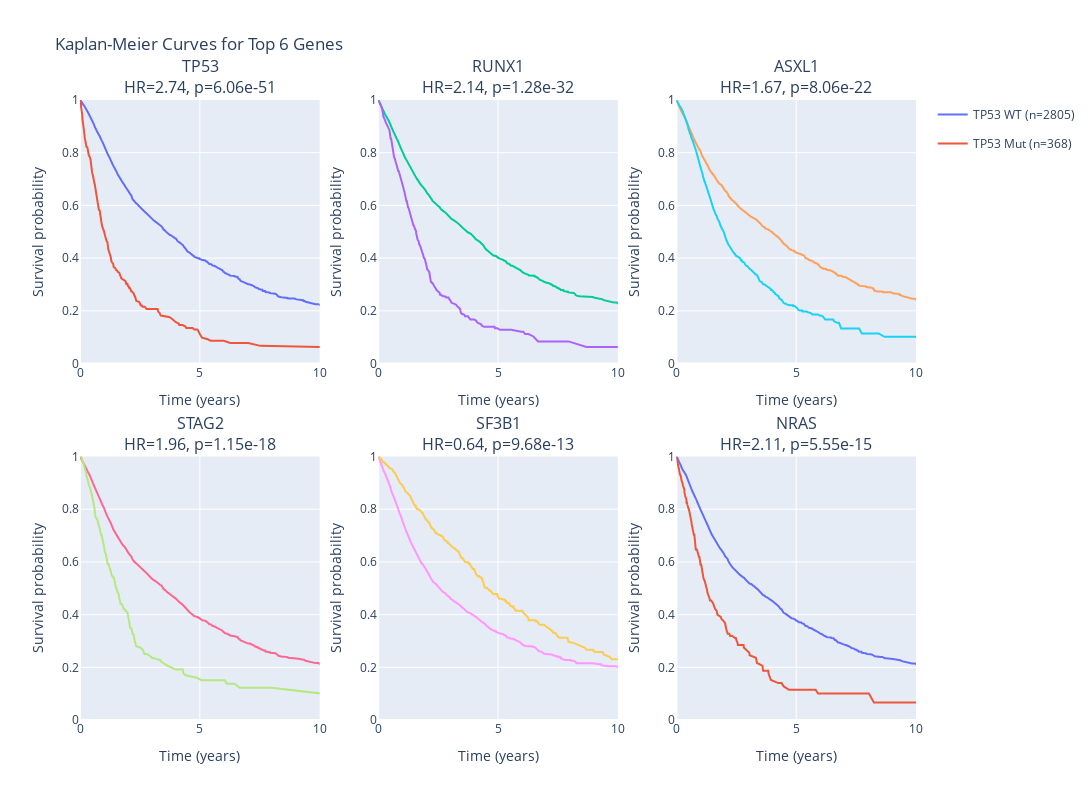

Write notebook code for a chart like this one.
### Markdown cell above
## Kaplan-Meier Curves for the Most Significant Genes (Plotly)

### Code cell
# KM curves for the 6 most significant genes
top_6_genes = df_ranking['Gene'].head(6).tolist()

fig_km = make_subplots(
    rows=2,
    cols=3,
    subplot_titles=[gene for gene in top_6_genes],
    horizontal_spacing=0.07,
    vertical_spacing=0.15
)

for i, gene in enumerate(top_6_genes):
    row = i // 3 + 1
    col = i % 3 + 1
    gene_col = f"Gene_{gene}"
    
    # Groups
    group_0 = df_train[df_train[gene_col] == 0]
    group_1 = df_train[df_train[gene_col] == 1]
    
    # Kaplan-Meier for WT
    kmf = KaplanMeierFitter()
    kmf.fit(group_0['OS_YEARS'], group_0['OS_STATUS'], label=f'{gene} WT (n={len(group_0)})')
    sf_0 = kmf.survival_function_
    time_0 = sf_0.index.values
    surv_0 = sf_0.iloc[:, 0].values
    
    # Kaplan-Meier for Mut
    kmf.fit(group_1['OS_YEARS'], group_1['OS_STATUS'], label=f'{gene} Mut (n={len(group_1)})')
    sf_1 = kmf.survival_function_
    time_1 = sf_1.index.values
    surv_1 = sf_1.iloc[:, 0].values
    
    # Get HR and p-value for subtitle
    gene_row = df_ranking[df_ranking['Gene'] == gene].iloc[0]
    hr = gene_row['Hazard_Ratio']
    pval = gene_row['Cox_pvalue']
    
    fig_km.add_trace(
        go.Scatter(
            x=time_0,
            y=surv_0,
            mode='lines',
            name=f'{gene} WT (n={len(group_0)})',
            legendgroup=f'{gene}_WT',
            showlegend=(row == 1 and col == 1)  # Only show once in global legend
        ),
        row=row,
        col=col
    )
    
    fig_km.add_trace(
        go.Scatter(
            x=time_1,
            y=surv_1,
            mode='lines',
            name=f'{gene} Mut (n={len(group_1)})',
            legendgroup=f'{gene}_Mut',
            showlegend=(row == 1 and col == 1)
        ),
        row=row,
        col=col
    )
    
    fig_km.update_xaxes(title_text='Time (years)', row=row, col=col, range=[0, 10])
    fig_km.update_yaxes(title_text='Survival probability', row=row, col=col, range=[0, 1])
    
    # Update subplot title with HR and p-value
    fig_km.layout.annotations[i].text = f'{gene}<br>HR={hr:.2f}, p={pval:.2e}'

fig_km.update_layout(
    title='Kaplan-Meier Curves for Top 6 Genes',
    height=800,
    width=1200
)

km_path = '../../figures/kaplan_meier_top_genes.html'
fig_km.write_html(km_path)
fig_km.show()
print(f"\nFigure saved: {km_path}")

### Figure 1 — Plotly figure (JSON) as saved in the notebook; plotly's stock layout.template omitted (floating-point values rounded to 4 significant figures; data arrays with more than 128 entries replaced by an {"elided": "..."} marker saying what was removed)
{"data": [{"legendgroup": "TP53_WT", "mode": "lines", "name": "TP53 WT (n=2805)", "showlegend": true, "type": "scatter", "x": {"elided": "1588 float values"}, "xaxis": "x", "y": {"elided": "1588 float values"}, "yaxis": "y"}, {"legendgroup": "TP53_Mut", "mode": "lines", "name": "TP53 Mut (n=368)", "showlegend": true, "type": "scatter", "x": {"elided": "295 float values"}, "xaxis": "x", "y": {"elided": "295 float values"}, "yaxis": "y"}, {"legendgroup": "RUNX1_WT", "mode": "lines", "name": "RUNX1 WT (n=2725)", "showlegend": false, "type": "scatter", "x": {"elided": "1557 float values"}, "xaxis": "x2", "y": {"elided": "1557 float values"}, "yaxis": "y2"}, {"legendgroup": "RUNX1_Mut", "mode": "lines", "name": "RUNX1 Mut (n=448)", "showlegend": false, "type": "scatter", "x": {"elided": "366 float values"}, "xaxis": "x2", "y": {"elided": "366 float values"}, "yaxis": "y2"}, {"legendgroup": "ASXL1_WT", "mode": "lines", "name": "ASXL1 WT (n=2314)", "showlegend": false, "type": "scatter", "x": {"elided": "1397 float values"}, "xaxis": "x3", "y": {"elided": "1397 float values"}, "yaxis": "y3"}, {"legendgroup": "ASXL1_Mut", "mode": "lines", "name": "ASXL1 Mut (n=859)", "showlegend": false, "type": "scatter", "x": {"elided": "652 float values"}, "xaxis": "x3", "y": {"elided": "652 float values"}, "yaxis": "y3"}, {"legendgroup": "STAG2_WT", "mode": "lines", "name": "STAG2 WT (n=2885)", "showlegend": false, "type": "scatter", "x": {"elided": "1587 float values"}, "xaxis": "x4", "y": {"elided": "1587 float values"}, "yaxis": "y4"}, {"legendgroup": "STAG2_Mut", "mode": "lines", "name": "STAG2 Mut (n=288)", "showlegend": false, "type": "scatter", "x": {"elided": "266 float values"}, "xaxis": "x4", "y": {"elided": "266 float values"}, "yaxis": "y4"}, {"legendgroup": "SF3B1_WT", "mode": "lines", "name": "SF3B1 WT (n=2446)", "showlegend": false, "type": "scatter", "x": {"elided": "1382 float values"}, "xaxis": "x5", "y": {"elided": "1382 float values"}, "yaxis": "y5"}, {"legendgroup": "SF3B1_Mut", "mode": "lines", "name": "SF3B1 Mut (n=727)", "showlegend": false, "type": "scatter", "x": {"elided": "608 float values"}, "xaxis": "x5", "y": {"elided": "608 float values"}, "yaxis": "y5"}, {"legendgroup": "NRAS_WT", "mode": "lines", "name": "NRAS WT (n=3006)", "showlegend": false, "type": "scatter", "x": {"elided": "1622 float values"}, "xaxis": "x6", "y": {"elided": "1622 float values"}, "yaxis": "y6"}, {"legendgroup": "NRAS_Mut", "mode": "lines", "name": "NRAS Mut (n=167)", "showlegend": false, "type": "scatter", "x": {"elided": "153 float values"}, "xaxis": "x6", "y": {"elided": "153 float values"}, "yaxis": "y6"}], "layout": {"annotations": [{"font": {"size": 16}, "showarrow": false, "text": "TP53<br>HR=2.74, p=6.06e-51", "x": 0.1433, "xanchor": "center", "xref": "paper", "y": 1, "yanchor": "bottom", "yref": "paper"}, {"font": {"size": 16}, "showarrow": false, "text": "RUNX1<br>HR=2.14, p=1.28e-32", "x": 0.5, "xanchor": "center", "xref": "paper", "y": 1, "yanchor": "bottom", "yref": "paper"}, {"font": {"size": 16}, "showarrow": false, "text": "ASXL1<br>HR=1.67, p=8.06e-22", "x": 0.8567, "xanchor": "center", "xref": "paper", "y": 1, "yanchor": "bottom", "yref": "paper"}, {"font": {"size": 16}, "showarrow": false, "text": "STAG2<br>HR=1.96, p=1.15e-18", "x": 0.1433, "xanchor": "center", "xref": "paper", "y": 0.425, "yanchor": "bottom", "yref": "paper"}, {"font": {"size": 16}, "showarrow": false, "text": "SF3B1<br>HR=0.64, p=9.68e-13", "x": 0.5, "xanchor": "center", "xref": "paper", "y": 0.425, "yanchor": "bottom", "yref": "paper"}, {"font": {"size": 16}, "showarrow": false, "text": "NRAS<br>HR=2.11, p=5.55e-15", "x": 0.8567, "xanchor": "center", "xref": "paper", "y": 0.425, "yanchor": "bottom", "yref": "paper"}], "height": 800, "title": {"text": "Kaplan-Meier Curves for Top 6 Genes"}, "width": 1200, "xaxis": {"anchor": "y", "domain": [0, 0.2867], "range": [0, 10], "title": {"text": "Time (years)"}}, "xaxis2": {"anchor": "y2", "domain": [0.3567, 0.6433], "range": [0, 10], "title": {"text": "Time (years)"}}, "xaxis3": {"anchor": "y3", "domain": [0.7133, 1], "range": [0, 10], "title": {"text": "Time (years)"}}, "xaxis4": {"anchor": "y4", "domain": [0, 0.2867], "range": [0, 10], "title": {"text": "Time (years)"}}, "xaxis5": {"anchor": "y5", "domain": [0.3567, 0.6433], "range": [0, 10], "title": {"text": "Time (years)"}}, "xaxis6": {"anchor": "y6", "domain": [0.7133, 1], "range": [0, 10], "title": {"text": "Time (years)"}}, "yaxis": {"anchor": "x", "domain": [0.575, 1], "range": [0, 1], "title": {"text": "Survival probability"}}, "yaxis2": {"anchor": "x2", "domain": [0.575, 1], "range": [0, 1], "title": {"text": "Survival probability"}}, "yaxis3": {"anchor": "x3", "domain": [0.575, 1], "range": [0, 1], "title": {"text": "Survival probability"}}, "yaxis4": {"anchor": "x4", "domain": [0, 0.425], "range": [0, 1], "title": {"text": "Survival probability"}}, "yaxis5": {"anchor": "x5", "domain": [0, 0.425], "range": [0, 1], "title": {"text": "Survival probability"}}, "yaxis6": {"anchor": "x6", "domain": [0, 0.425], "range": [0, 1], "title": {"text": "Survival probability"}}}}
